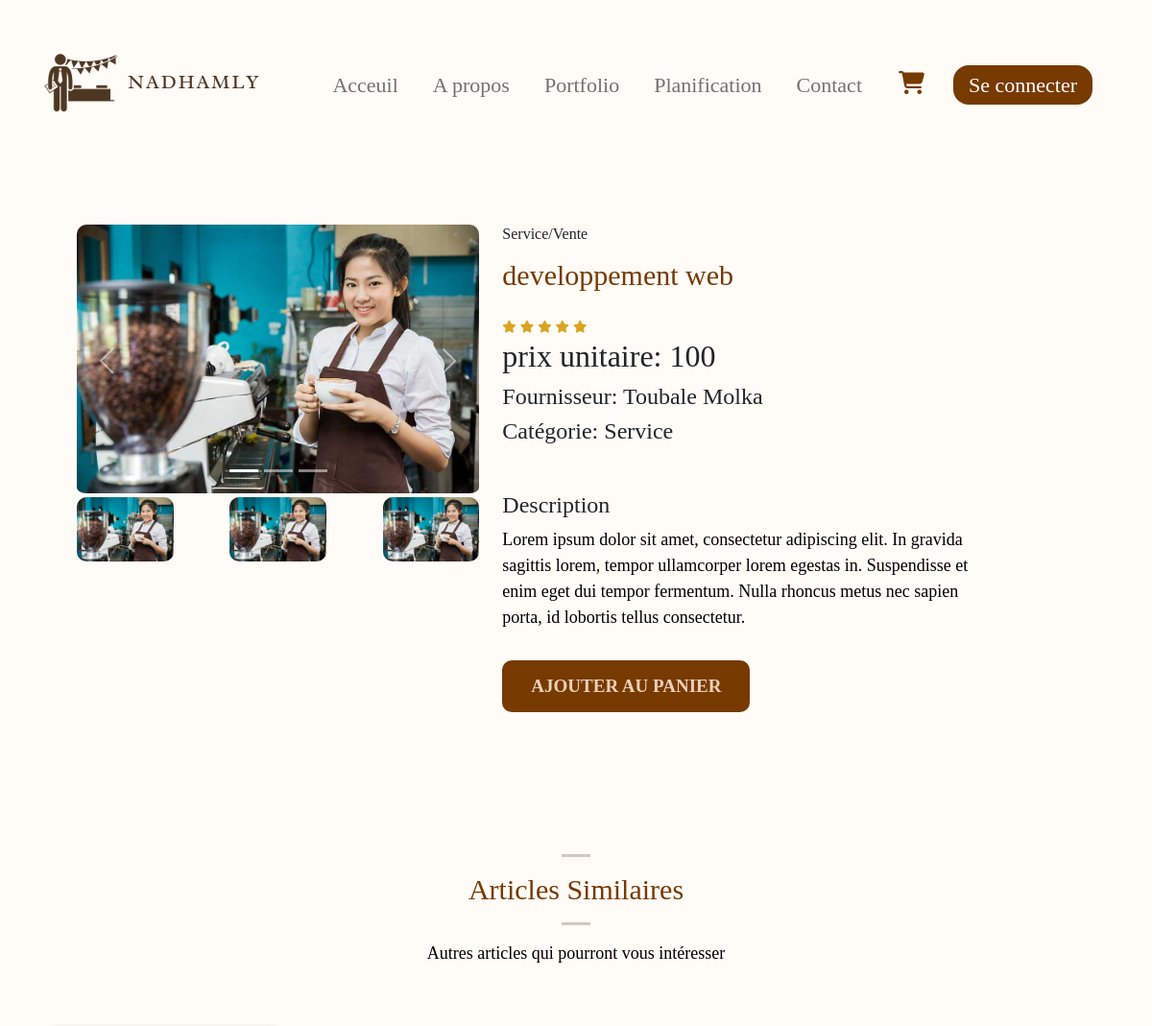
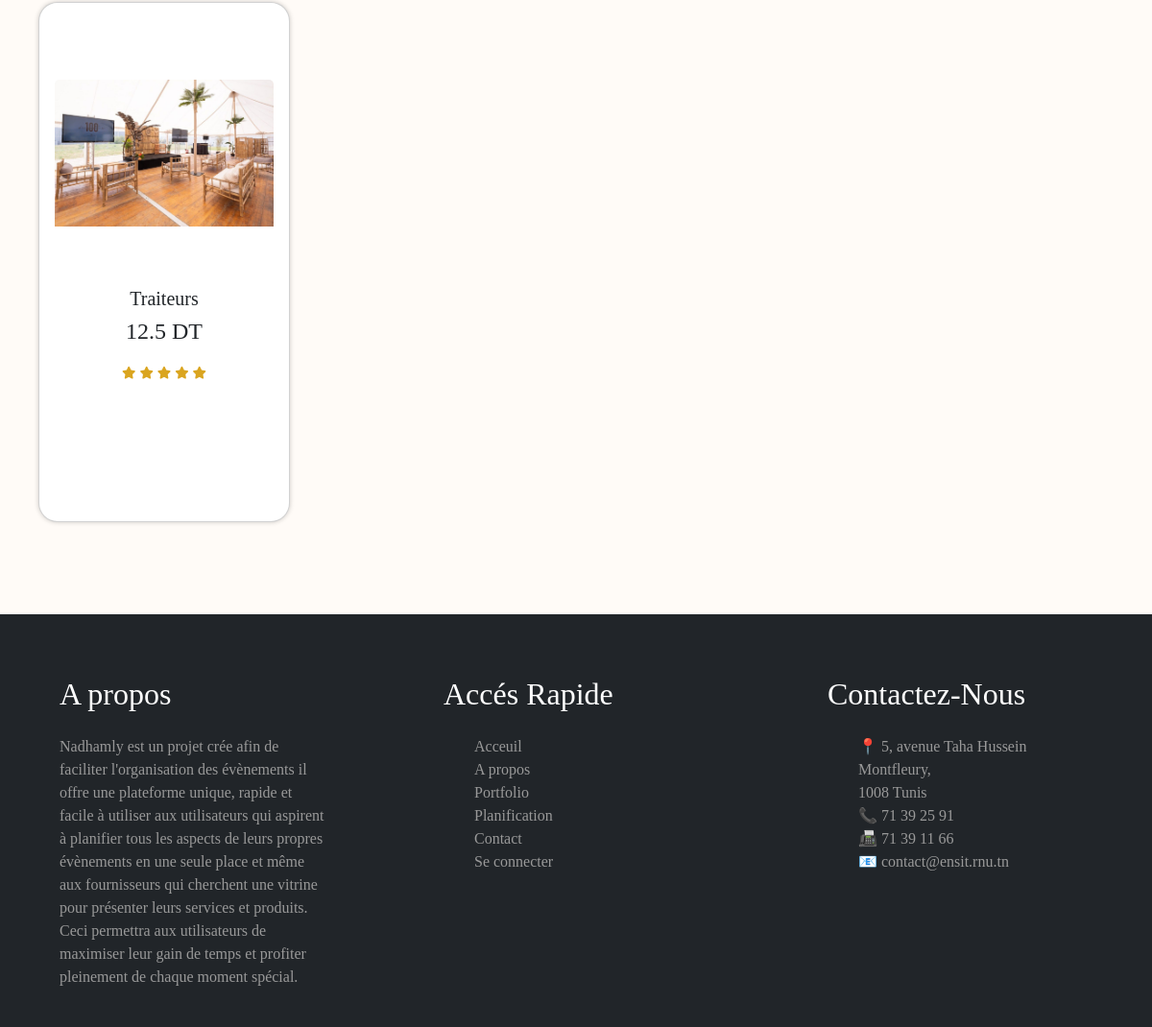
Screenshot of /details_art_vente_1.php?id=662cd58174dd1 with the database file from the repository (2 pictures, top to bottom).
### tables this page shows
CREATE TABLE `articles` (
  `id` varchar(15) NOT NULL,
  `libelle` varchar(30) NOT NULL,
  `description` varchar(300) NOT NULL,
  `nombre` int(11) NOT NULL,
  `prix` float NOT NULL,
  `image1` varchar(100) DEFAULT 'images/default/image_default.png',
  `image2` varchar(100) DEFAULT 'images/default/image_default.png',
  `image3` varchar(100) DEFAULT 'images/default/image_default.png',
  `categorie` varchar(20) NOT NULL,
  `dispo` int(11) NOT NULL DEFAULT 1,
  `motif` varchar(9) NOT NULL,
  `id_frs` int(11) NOT NULL
);

CREATE TABLE `utilisateur` (
  `id_user` int(11) NOT NULL,
  `id_panier` int(11) NOT NULL,
  `nom` char(20) NOT NULL,
  `prenom` char(20) NOT NULL,
  `mail` varchar(80) NOT NULL,
  `tel` int(11) NOT NULL,
  `bio` char(255) NOT NULL,
  `role` char(5) NOT NULL DEFAULT 'user',
  `username` varchar(100) NOT NULL,
  `mot_de_passe` varchar(100) NOT NULL,
  `pdp` varchar(100) DEFAULT 'images/default/image_default.png'
);

### details_art_vente_1.php (the view, shortened to what this page needs)
<?php
require 'config.php';
if (isset($_SESSION["pdp"])) {
  $pdp = $_SESSION["pdp"];
} else {
  $pdp = null;
}
$id_user = $_SESSION["id_user"];
$id_article = $_GET['id'];
$sql = "SELECT * FROM `articles` WHERE id = '$id_article'";
$res = mysqli_query($conn, $sql);
$article = $res->fetch_assoc();
$sql2 = "SELECT * FROM `articles` WHERE categorie = '{$article['categorie']}' AND id != '$id_article' AND id_frs != '$id_user' LIMIT 4";
$qlq_articles = $conn->query($sql2);
$sqlf = "SELECT * FROM `utilisateur` WHERE id_user = '{$article['id_frs']}'";
$resf = mysqli_query($conn, $sqlf);
$fournisseur = $resf->fetch_assoc();
?>
<!DOCTYPE html>
<html lang="en">
<head>
  <link href="https://cdn.jsdelivr.net/npm/bootstrap@5.2.1/dist/css/bootstrap.min.css" rel="stylesheet">
  <link rel="stylesheet" href="https://pro.fontawesome.com/releases/v5.10.0/css/all.css">
  <link rel="stylesheet" href="css/index.css" type="text/css">
  <link rel="stylesheet" href="css/details-art.css" type="text/css">
  <link rel="stylesheet" href="css/dropdown.css" type="text/css">
</head>
<body>
   <nav class="navbar navbar-expand-lg bg-transparent">
        <div class="container-fluid">
          <a class="navbar-brand" href="index.html"><img src="images/logo.png" alt="logo Nadhamly"></a>
          <div class="sidebar offcanvas offcanvas-start" tabindex="-1" id="offcanvasNavbar" aria-labelledby="offcanvasNavbarLabel">
            <div class="offcanvas-body">
              <ul class="navbar-nav justify-content-end align-items-center flex-grow-1 pe-3">
                <li class="nav-item">
                  <a class="nav-link  fontradley bold" aria-current="page" href="index.php">Acceuil</a>
                </li>
                <li class="nav-item">
                  <a class="nav-link  fontradley bold" href="Apropos.php">A propos</a>
                </li>
                <li class="nav-item">
                    <a class="nav-link  fontradley bold" href="portfolio.php">Portfolio</a>
                  </li>
                  <li class="nav-item fontradley">
                    <a class="nav-link  bold" href="planification.php">Planification</a>
                  </li>
                  <li class="nav-item">
                    <a class="nav-link fontradley  bold" href="contact.php">Contact</a>
                  </li>
                  <li class="nav-item">
              <a href="panier.php" class="cart-link">
                <i class="fa-solid fa-cart-shopping icon-style"></i>
              </a>
            </li>
                  <li class="nav-item">
                  <?php if(isset($_SESSION["utilisateur"])) { ?>
                         <div class="profile-dropdown">
          <div  onclick="toggle()" class="profile-img" id="image-container">
          <?php if (!empty($pdp)) { ?>
                <img src="<?php echo $pdp; ?>" style="border-radius: 50%; overflow: hidden; width: 55px; height: 55px; object-fit: cover;" id="profile-image">
            <?php } else { ?>
                <img src="images/defaultpdp.jpg" alt="Default Profile Picture" style="border-radius: 50%; overflow: hidden; width: 75px; height: 75px; object-fit: cover;" id="profile-image">
            <?php } ?>
          </div>
        <ul class="profile-dropdown-list" style="list-style-type: none;padding:0;z-index:30;">
          <li class="profile-dropdown-list-item">
            <a href="profile.php">
              <i class="fa-regular fa-user"></i>
              <?php $username= $_SESSION["utilisateur"];
              echo $username;
              ?>
            </a>
          </li>
          <li class="profile-dropdown-list-item">
            <a href="equipes.php">
            <i class="ri-user-add-fill"></i>
              Rejoindre des équipes
            </a>
          </li>
          <li class="profile-dropdown-list-item">
            <a href="demandes.php">
              <i class="fa-solid fa-chart-line"></i>
              Demandes de partenariat
            </a>
          </li>
          <li class="profile-dropdown-list-item">
            <a href="recherche.php">
              <i class="fa-solid fa-search"></i>
              Rechercher
            </a>
          </li>
          <li class="profile-dropdown-list-item">
            <a href="#">
              <i class="fa-regular fa-circle-question"></i>
              Aide et contact
            </a>
          </li>
          <li class="profile-dropdown-list-item">
            <a href="#">
              <i class="fa-solid fa-arrow-right-from-bracket"></i>
              <?php if(isset($_SESSION["utilisateur"])) { ?>
                    <form method="post">
                        <button type="submit" name="logout" class="btn btn-link text-black fontradley button-reset">Déconnexion</button>
                    </form>
                    <?php } else { ?>
                    <a class="nav-link text-white px-3 py-1 rounded-4 fontradley navbtn" href="login.php">Se connecter</a>
                <?php } ?>
            </a>
          </li>
        </ul>
      </div>
                <?php } else { ?>
                    <a class="nav-link text-white px-3 py-1 rounded-4 fontradley navbtn" href="login.php">Se connecter</a>
                <?php } ?>
                  </li>
              </ul>
            </div>
          </div>
        </div>
      </nav>
  <section class="container sproduct">
    <div class="row mt-5">
      <div class="col-lg-5 col-md-12 col-12">
        <div id="carouselExampleIndicators" class="carousel slide">
          <div class="carousel-indicators">
            <?php for ($i = 1; $i <= 3; $i++) { ?>
              <button type="button" data-bs-target="#carouselExampleIndicators" data-bs-slide-to="<?php echo $i - 1; ?>" <?php echo ($i == 1) ? 'class="active"' : ''; ?> aria-label="Slide <?php echo $i; ?>"></button>
            <?php } ?>
          </div>
          <div class="carousel-inner">
            <?php for ($i = 1; $i <= 3; $i++) { ?>
              <div class="carousel-item <?php echo ($i == 1) ? 'active' : ''; ?>">
                <img class="img-fluid w-100 pb-1 big-img" src="images/upload/articles/<?php echo $article['image' . $i]; ?>" alt="placeholder">
              </div>
            <?php } ?>
          </div>
          <button class="carousel-control-prev" type="button" da ta-bs-target="#carouselExampleIndicators" data-bs-slide="prev">
            <span class="carousel-control-prev-icon" aria-hidden="true"></span>
          </button>
          <button class="carousel-control-next" type="button" data-bs-target="#carouselExampleIndicators" data-bs-slide="next">
            <span class="carousel-control-next-icon" aria-hidden="true"></span>
          </button>
        </div>
        <div class="small-img-group d-flex justify-content-between">
          <?php
          for ($i = 1; $i <= 3; $i++) {
            $imageFieldName = 'image' . $i;
            $imagePath = $article[$imageFieldName];
            if (!empty($imagePath)) {
          ?>
              <div class="small-img-col">
                <img src="images/upload/articles/<?php echo $imagePath; ?>" width="100%" class="small-img" alt="placeholder" id="small-img-<?php echo $i; ?>">
              </div>
          <?php
            }
          }
          ?>
        </div>
      </div>
      <div class="col-lg-6 col-md-12 col-12">
        <h6><?php echo $article['categorie'] . "/" . $article['motif']; ?></h6>
        <h3 class="py-2"><?php echo $article['libelle']; ?></h3>
        <div class="star ">
          <i class="fas fa-star"></i>
          <i class="fas fa-star"></i>
          <i class="fas fa-star"></i>
          <i class="fas fa-star"></i>
          <i class="fas fa-star"></i>
        </div>
        <h2>prix unitaire: <?php echo $article['prix']; ?></h2>
        <h4><?php echo "Fournisseur: " . $fournisseur['nom'] . " " . $fournisseur['prenom']; ?></h4>
        <h4><?php echo "Catégorie: " . $article['categorie']; ?></h4>
        <h4 class="mt-5 ">Description</h4>
        <p><?php echo $article['description']; ?>
        </p>
        <form action="ajout_au_panier_personne.php" method="post">
          <button type="submit" class="buy-btn"><i class="ri-shopping-cart-fill"></i>Ajouter au panier</button>
        </form>
      </div>
    </div>
  </section>
  <section id="featured" class="my-5 pb-5">
    <div class="container text-center mt-5 pb-5">
      <hr class="mx-auto">
      <h3>Articles Similaires</h3>
      <hr class="mx-auto">
      <p>Autres articles qui pourront vous intéresser</p>
    </div>
    <div class="row mx-auto container-fluid">
      <?php
      while ($row = mysqli_fetch_assoc($qlq_articles)) {
      ?>
        <div class="product text-center col-lg-3 col-md-4 col-12">
          <div class="card">
            <img class="card-img-top" src="images/upload/articles/<?php echo $row['image1']; ?>" alt="">
            <div class="card-body">
              <h5 class="card-title"><?php echo $row['libelle']; ?></h5>
              <h4 class="card-text"><?php echo $row['prix']; ?> DT</h4>
              <div class="star my-2">
                <i class="fas fa-star"></i>
                <i class="fas fa-star"></i>
                <i class="fas fa-star"></i>
                <i class="fas fa-star"></i>
                <i class="fas fa-star"></i>
              </div>
              <a href="<?php if ($row['nombre'] == 1 && $row['motif'] == 'Vente') {
                          echo 'details_art_vente_1.php?id=' . $row['id'];
                        } elseif ($row['nombre'] > 1 && $row['motif'] == 'Vente') {
                          echo 'details_art_vente.php?id=' . $row['id'];
                        } elseif ($row['nombre'] == 1 && $row['motif'] == 'Location') {
                          echo 'details_art_location_1.php?id=' . $row['id'];
                        } else {
                          echo 'details_art_location.php?id=' . $row['id'];
                        } ?>" style="text-decoration:none;">
              </a>
            </div>
          </div>
        </div>
      <?php } ?>
    </div>
  </section>
  <footer class="bg-dark pt-5 pb-4">
    <div class="container-fluid">
      <div class="row  text-white">
        <div class="col-md-3 col-lg-3 col-sm-1 mx-auto mt-3">
          <h2 style="font-family:'Times New Roman', Times, serif;font-weight: 500;">A propos</h2>
        </div>
        <div class="col-md-3 col-lg-3 col-sm-1 mx-auto mt-3">
          <h2 style="font-family: 'Times New Roman', Times, serif;font-weight: 500;">Accés Rapide</h2>
        </div>
        <div class="col-md-3 col-lg-3 col-sm-1 mx-auto mt-3">
          <h2 style="font-family: 'Times New Roman', Times, serif;font-weight: 500;">Contactez-Nous</h2>
        </div>
      </div>
      <div class="row greytext">
        <div class="col-md-3 col-lg-3 col-sm-1 mx-auto mt-3">
          <p style="font-family:'Times New Roman', Times, serif;"> Nadhamly est un projet crée afin de faciliter l'organisation des évènements il offre une plateforme unique, rapide et facile à utiliser aux utilisateurs qui aspirent à planifier tous les aspects de leurs propres évènements en une seule place et même aux fournisseurs qui cherchent une vitrine pour présenter leurs services et produits. Ceci permettra aux utilisateurs de maximiser leur gain de temps et profiter pleinement de chaque moment spécial.
          </p>
        </div>
        <div class="col-md-3 col-lg-3 col-sm-1 mx-auto mt-3">
          <ul>
            <li><a href="index.html">Acceuil</a></li>
            <li><a href="#">A propos</a></li>
            <li><a href="portfolio.html">Portfolio</a></li>
            <li><a href="planification.html">Planification</a></li>
            <li><a href="contact.html">Contact</a></li>
            <li><a href="login.html">Se connecter</a></li>
          </ul>
        </div>
        <div class="col-md-3 col-lg-3 col-sm-1 mx-auto mt-3">
          <ul class="coordonnées">
            <li align="left">&#128205; <a href="https://maps.app.goo.gl/zLKkJNBrgjAyrBT1A">5, avenue Taha Hussein Montfleury,<br /> 1008 Tunis</a></li>
            <li align="left">&#128222; <a href="tel:216 71 39 25 91">71 39 25 91</a></li>
            <li align="left">&#128224; <a href="tel:216 71 39 11 66"> 71 39 11 66</a></li>
            <li align="left">&#128231; <a href="mailto:contact@ensit.rnu.tn">contact@ensit.rnu.tn</a></li>
          </ul>
        </div>
      </div>
    </div>
  </footer>
</body>
</html>

### css/index.css (style rules this page uses)
:root { --bg-color:#fffbf7; --text-noir:black; --text-bleu:blue; --text-marron:#773a00; --marron-int:#351a02; --marron-clair:#ffe8d4dd; --footer-color:#999; --bronze:#977b3f; --white:#fff }
body { font-family: "Radley"; background-color: var(--bg-color); }
.fontradley { font-family: 'Radley'; }
.bold { font-weight: 500; }
.nav-link { font-size: 22px; margin-left: 10px; margin-right: 10px; }
.navbar-nav .nav-link { transition: all .50s ease; }
.navbar { padding-left: 2%; padding-right: 2%; }
.offcanvas-body { align-items: center; justify-content: center; }
.navbtn { background-color: var(--text-marron); cursor: pointer; transition: all 0.3s ease 0s; }
.greytext { color: var(--footer-color); }
footer a { color: var(--footer-color); text-decoration: none; transition: color 0.5s ease; }
footer li { list-style: none; }
.container { width:90%; margin: 0 auto; padding: 10px 20px; }
@media screen and (min-width:768px) { section { padding: 1em 9em; } }
@media screen and (min-width:992px) { section { padding: 1em; } }
@media screen and (min-width:992px) { .card { padding: 5em 1em; width: 100%; } }
hr { background: var(--text-marron); background-color: var(--text-marron); width:30px; height: 3px; }
button { font-size: 0.8rem; font-weight: 700; outline: none; border:none; background-color: #1d1d1d; color:aliceblue; padding: 13px 30px; cursor: pointer; text-transform: uppercase; transition: 0.3s ease; }
.star i { font-size: 0.8rem; color: goldenrod !important; }

### css/details-art.css (style rules this page uses)
:root { --bg-color:#fffbf7; --text-noir:black; --text-bleu:blue; --text-marron:#773a00; --marron-int:#351a02; --marron-clair:#ffe8d4dd; --footer-color:#999; --bronze:#977b3f; --white:#fff }
.small-img-group { display:flex; justify-content:space-between; }
.small-img-col { flex-basis:24%; cursor:pointer; }
.sproduct h3 { font-size: 30px; margin-bottom: 15px; color: var(--text-marron); }
.sproduct img { max-width: 100%; height: auto; display: block; transition:0.5 ease; border-radius: 10px; }
.container h3 { font-size: 30px; color: var(--text-marron); }
.container p { font-size: 18px; line-height: 1.5; color: var(--text-noir); }
.product img { width: 100%; height: auto; }
.buy-btn { display: inline-block; color: var(--marron-clair); font-size: 19px; background-color: var(--text-marron); text-decoration: none; border-radius: 10px; margin-top: 15px; transition: .3s ease; cursor: pointer; opacity: 1; transition: 0.3s all; }
.card { border-radius: 20px; overflow: hidden; box-shadow: 0px 0px 5px rgba(0, 0, 0, 0.2); }
.card a { text-decoration: none; color: inherit; font-size: 1.4em; }

### css/dropdown.css (style rules this page uses)
:root { --primary: #eeeeee; --secondary: #773a00; --secondary-light: #ffefe0; --secondary-light-2: rgb(127, 183, 126, 0.1); --white: #fff; --black: #393e46; --shadow: 0px 2px 8px 0px var(--secondary-light); }

### details_art_vente_1.php (style rules this page uses)
.product { display: flex; align-items: stretch; }
.product .card { width: 100%; }
.card .card-img-top { height: 200px; object-fit: cover; }
.card-body { display: flex; flex-direction: column; justify-content: flex-end; height: 100%; }
.fa-cart-shopping { font-size: 24px; color: var(--text-marron); margin-left: 10px; margin-right: 10px; padding-left: 10px; padding-right: 10px; }

### rows the page displays
articles: image1 (picture), image2 (picture), image3 (picture), categorie "Service", motif "Vente", libelle "developpement web", prix "100", description "Lorem ipsum dolor sit amet, consectetur adipiscing elit. In gravida sagittis lorem, tempor ullamcorper lorem egestas in. Suspendisse et enim eget dui tempor fermentum. Nulla rhoncus metus nec sapien porta, id lobortis tellus consectetur."
utilisateur: nom "Toubale", prenom "Molka"
articles: image1 (picture), libelle "Traiteurs", prix "12.5"
